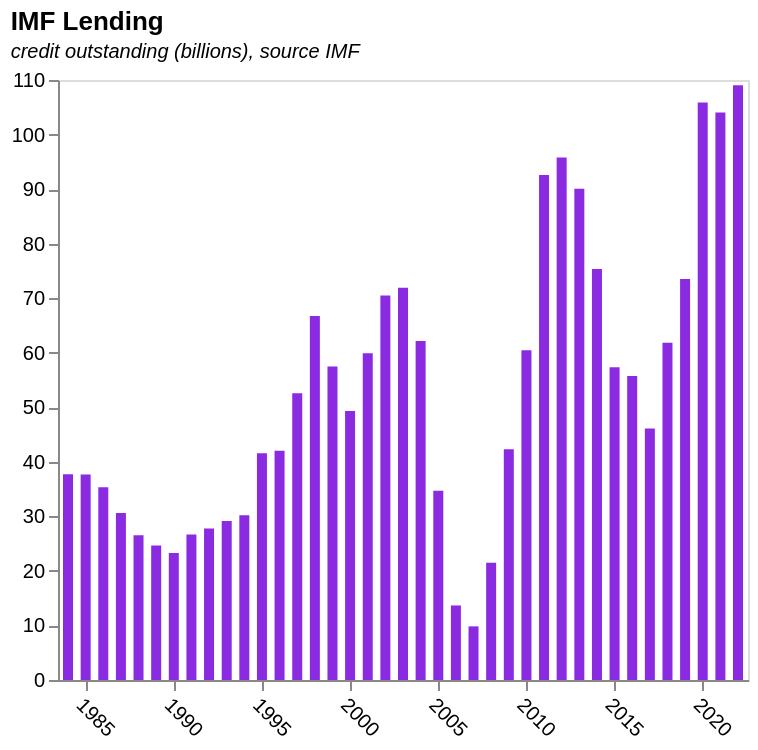

Vega-Lite specification stored for this chart:
### Vega-Lite specification from a JSON file in a GitHub repository (floating-point values rounded to 4 significant figures)
{"$schema": "https://vega.github.io/schema/vega-lite/v5.json", "description": "IMF Lending", "title": {"text": "IMF Lending", "subtitle": "credit outstanding (billions), source IMF", "subtitleFontStyle": "italic", "subtitleFontSize": 10, "anchor": "start", "color": "black"}, "data": {"values": [{"Date": "08/31/2022", "GRA Purchases": "93769635059", "PRGT 1/2/": "15254184552", "Totals": "109.0238196", "Year": "2022"}, {"Date": "12/31/2021", "GRA Purchases": "89474552025", "PRGT 1/2/": "14554823681", "Totals": "104.0293757", "Year": "2021"}, {"Date": "12/31/2020", "GRA Purchases": "93408630285", "PRGT 1/2/": "12481816684", "Totals": "105.890447", "Year": "2020"}, {"Date": "12/31/2019", "GRA Purchases": "66945509865", "PRGT 1/2/": "6590835450", "Totals": "73.53634532", "Year": "2019"}, {"Date": "12/31/2018", "GRA Purchases": "55395611392", "PRGT 1/2/": "6426181029", "Totals": "61.82179242", "Year": "2018"}, {"Date": "12/31/2017", "GRA Purchases": "39585385873", "PRGT 1/2/": "6522280669", "Totals": "46.10766654", "Year": "2017"}, {"Date": "12/31/2016", "GRA Purchases": "49267630851", "PRGT 1/2/": "6482647937", "Totals": "55.75027879", "Year": "2016"}, {"Date": "12/31/2015", "GRA Purchases": "50757840741", "PRGT 1/2/": "6575911158", "Totals": "57.3337519", "Year": "2015"}, {"Date": "12/31/2014", "GRA Purchases": "69041563463", "PRGT 1/2/": "6292755583", "Totals": "75.33431905", "Year": "2014"}, {"Date": "12/31/2013", "GRA Purchases": "83899249061", "PRGT 1/2/": "6174392682", "Totals": "90.07364174", "Year": "2013"}, {"Date": "12/31/2012", "GRA Purchases": "90042348252", "PRGT 1/2/": "5766292503", "Totals": "95.80864076", "Year": "2012"}, {"Date": "12/31/2011", "GRA Purchases": "87276915790", "PRGT 1/2/": "5308609594", "Totals": "92.58552538", "Year": "2011"}, {"Date": "12/31/2010", "GRA Purchases": "55620104510", "PRGT 1/2/": "4819344134", "Totals": "60.43944864", "Year": "2010"}, {"Date": "12/31/2009", "GRA Purchases": "37221142436", "PRGT 1/2/": "5079705286", "Totals": "42.30084772", "Year": "2009"}, {"Date": "12/31/2008", "GRA Purchases": "17514964723", "PRGT 1/2/": "3972372030", "Totals": "21.48733675", "Year": "2008"}, {"Date": "12/31/2007", "GRA Purchases": "6036146757", "PRGT 1/2/": "3796945581", "Totals": "9.833092338", "Year": "2007"}, {"Date": "12/31/2006", "GRA Purchases": "9822640239", "PRGT 1/2/": "3844020520", "Totals": "13.66666076", "Year": "2006"}, {"Date": "12/31/2005", "GRA Purchases": "28432143237", "PRGT 1/2/": "6282121668", "Totals": "34.71426491", "Year": "2005"}, {"Date": "12/31/2004", "GRA Purchases": "55373766674", "PRGT 1/2/": "6766029353", "Totals": "62.13979603", "Year": "2004"}, {"Date": "12/31/2003", "GRA Purchases": "65032062712", "PRGT 1/2/": "6880893268", "Totals": "71.91295598", "Year": "2003"}, {"Date": "12/31/2002", "GRA Purchases": "63601058794", "PRGT 1/2/": "6868671012", "Totals": "70.46972981", "Year": "2002"}, {"Date": "12/31/2001", "GRA Purchases": "53477225409", "PRGT 1/2/": "6424578684", "Totals": "59.90180409", "Year": "2001"}, {"Date": "12/31/2000", "GRA Purchases": "42990531049", "PRGT 1/2/": "6331595468", "Totals": "49.32212652", "Year": "2000"}, {"Date": "12/31/1999", "GRA Purchases": "51061861875", "PRGT 1/2/": "6434274362", "Totals": "57.49613624", "Year": "1999"}, {"Date": "12/31/1998", "GRA Purchases": "60451017051", "PRGT 1/2/": "6288825925", "Totals": "66.73984298", "Year": "1998"}, {"Date": "12/31/1997", "GRA Purchases": "46559033783", "PRGT 1/2/": "6009867422", "Totals": "52.56890121", "Year": "1997"}, {"Date": "12/31/1996", "GRA Purchases": "36127472805", "PRGT 1/2/": "5881609752", "Totals": "42.00908256", "Year": "1996"}, {"Date": "12/31/1995", "GRA Purchases": "35929173412", "PRGT 1/2/": "5657438528", "Totals": "41.58661194", "Year": "1995"}, {"Date": "12/31/1994", "GRA Purchases": "25611676952", "PRGT 1/2/": "4599768498", "Totals": "30.21144545", "Year": "1994"}, {"Date": "12/31/1993", "GRA Purchases": "25196745031", "PRGT 1/2/": "3942792899", "Totals": "29.13953793", "Year": "1993"}, {"Date": "12/31/1992", "GRA Purchases": "23967172718", "PRGT 1/2/": "3804463796", "Totals": "27.77163651", "Year": "1992"}, {"Date": "12/31/1991", "GRA Purchases": "23378573926", "PRGT 1/2/": "3285717796", "Totals": "26.66429172", "Year": "1991"}, {"Date": "12/31/1990", "GRA Purchases": "20731851093", "PRGT 1/2/": "2571911617", "Totals": "23.30376271", "Year": "1990"}, {"Date": "12/31/1989", "GRA Purchases": "22315104224", "PRGT 1/2/": "2334886562", "Totals": "24.64999079", "Year": "1989"}, {"Date": "12/31/1988", "GRA Purchases": "24750004884", "PRGT 1/2/": "1773964293", "Totals": "26.52396918", "Year": "1988"}, {"Date": "12/31/1987", "GRA Purchases": "28751979125", "PRGT 1/2/": "1866342930", "Totals": "30.61832206", "Year": "1987"}, {"Date": "12/31/1986", "GRA Purchases": "33334905644", "PRGT 1/2/": "2013169931", "Totals": "35.34807558", "Year": "1986"}, {"Date": "12/31/1985", "GRA Purchases": "35194787249", "PRGT 1/2/": "2470247948", "Totals": "37.6650352", "Year": "1985"}, {"Date": "12/31/1984", "GRA Purchases": "34936772393", "PRGT 1/2/": "2769874900", "Totals": "37.70664729", "Year": "1984"}], "format": {"parse": {"Year": "date"}}}, "height": 300, "width": 345, "mark": {"type": "bar", "point": false, "interpolate": "monotone", "color": "blueviolet"}, "encoding": {"x": {"field": "Year", "type": "temporal", "axis": {"title": null, "grid": false, "labelAngle": 45}}, "y": {"field": "Totals", "type": "quantitative", "title": "", "axis": {"grid": false}}}}
